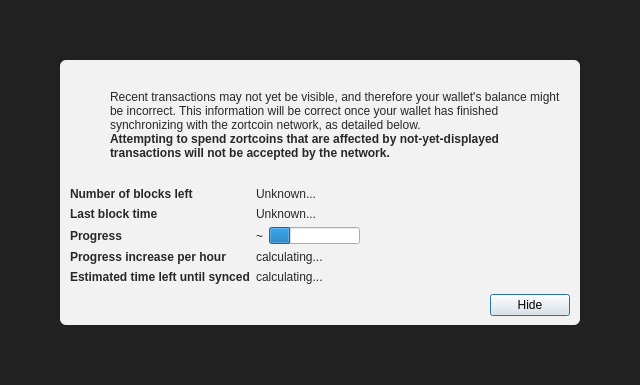
<?xml version="1.0" encoding="UTF-8"?>
<ui version="4.0">
 <class>ModalOverlay</class>
 <widget class="QWidget" name="ModalOverlay">
  <property name="geometry">
   <rect>
    <x>0</x>
    <y>0</y>
    <width>640</width>
    <height>385</height>
   </rect>
  </property>
  <property name="windowTitle">
   <string>Form</string>
  </property>
  <layout class="QVBoxLayout" name="verticalLayout" stretch="0">
   <property name="sizeConstraint">
    <enum>QLayout::SetDefaultConstraint</enum>
   </property>
   <property name="leftMargin">
    <number>0</number>
   </property>
   <property name="topMargin">
    <number>0</number>
   </property>
   <property name="rightMargin">
    <number>0</number>
   </property>
   <property name="bottomMargin">
    <number>0</number>
   </property>
   <item>
    <widget class="QWidget" name="bgWidget" native="true">
     <property name="styleSheet">
      <string notr="true">#bgWidget { background: rgba(0,0,0,220); }</string>
     </property>
     <layout class="QVBoxLayout" name="verticalLayoutMain" stretch="1">
      <property name="leftMargin">
       <number>60</number>
      </property>
      <property name="topMargin">
       <number>60</number>
      </property>
      <property name="rightMargin">
       <number>60</number>
      </property>
      <property name="bottomMargin">
       <number>60</number>
      </property>
      <item>
       <widget class="QWidget" name="contentWidget" native="true">
        <property name="styleSheet">
         <string notr="true">#contentWidget { background: rgba(255,255,255,240); border-radius: 6px; }

QLabel { color: rgb(40,40,40);  }</string>
        </property>
        <layout class="QVBoxLayout" name="verticalLayoutSub" stretch="1,0,0,0">
         <property name="spacing">
          <number>0</number>
         </property>
         <property name="leftMargin">
          <number>10</number>
         </property>
         <property name="topMargin">
          <number>10</number>
         </property>
         <property name="rightMargin">
          <number>10</number>
         </property>
         <property name="bottomMargin">
          <number>10</number>
         </property>
         <item>
          <layout class="QHBoxLayout" name="horizontalLayoutIconText" stretch="0,1">
           <property name="topMargin">
            <number>20</number>
           </property>
           <item>
            <layout class="QVBoxLayout" name="verticalLayoutIcon">
             <property name="leftMargin">
              <number>0</number>
             </property>
             <item>
              <widget class="QPushButton" name="warningIcon">
               <property name="enabled">
                <bool>false</bool>
               </property>
               <property name="text">
                <string/>
               </property>
               <property name="icon">
                <iconset>
                 <normaloff>:/icons/warning</normaloff>
                 <disabledoff>:/icons/warning</disabledoff>:/icons/warning</iconset>
               </property>
               <property name="iconSize">
                <size>
                 <width>48</width>
                 <height>48</height>
                </size>
               </property>
               <property name="flat">
                <bool>true</bool>
               </property>
              </widget>
             </item>
             <item>
              <spacer name="verticalSpacerWarningIcon">
               <property name="orientation">
                <enum>Qt::Vertical</enum>
               </property>
               <property name="sizeHint" stdset="0">
                <size>
                 <width>20</width>
                 <height>40</height>
                </size>
               </property>
              </spacer>
             </item>
            </layout>
           </item>
           <item>
            <layout class="QVBoxLayout" name="verticalLayoutInfoText">
             <property name="leftMargin">
              <number>0</number>
             </property>
             <property name="topMargin">
              <number>0</number>
             </property>
             <item>
              <widget class="QLabel" name="infoText">
               <property name="text">
                <string>Recent transactions may not yet be visible, and therefore your wallet's balance might be incorrect. This information will be correct once your wallet has finished synchronizing with the zortcoin network, as detailed below.</string>
               </property>
               <property name="textFormat">
                <enum>Qt::RichText</enum>
               </property>
               <property name="wordWrap">
                <bool>true</bool>
               </property>
              </widget>
             </item>
             <item>
              <widget class="QLabel" name="infoTextStrong">
               <property name="font">
                <font>
                 <weight>75</weight>
                 <bold>true</bold>
                </font>
               </property>
               <property name="text">
                <string>Attempting to spend zortcoins that are affected by not-yet-displayed transactions will not be accepted by the network.</string>
               </property>
               <property name="textFormat">
                <enum>Qt::RichText</enum>
               </property>
               <property name="wordWrap">
                <bool>true</bool>
               </property>
              </widget>
             </item>
             <item>
              <spacer name="verticalSpacerInTextSpace">
               <property name="orientation">
                <enum>Qt::Vertical</enum>
               </property>
               <property name="sizeHint" stdset="0">
                <size>
                 <width>20</width>
                 <height>40</height>
                </size>
               </property>
              </spacer>
             </item>
            </layout>
           </item>
          </layout>
         </item>
         <item>
          <spacer name="verticalSpacerAfterText">
           <property name="orientation">
            <enum>Qt::Vertical</enum>
           </property>
           <property name="sizeHint" stdset="0">
            <size>
             <width>20</width>
             <height>40</height>
            </size>
           </property>
          </spacer>
         </item>
         <item>
          <layout class="QFormLayout" name="formLayout">
           <property name="fieldGrowthPolicy">
            <enum>QFormLayout::FieldsStayAtSizeHint</enum>
           </property>
           <property name="horizontalSpacing">
            <number>6</number>
           </property>
           <property name="verticalSpacing">
            <number>6</number>
           </property>
           <property name="topMargin">
            <number>10</number>
           </property>
           <item row="0" column="0">
            <widget class="QLabel" name="labelNumberOfBlocksLeft">
             <property name="font">
              <font>
               <weight>75</weight>
               <bold>true</bold>
              </font>
             </property>
             <property name="text">
              <string>Number of blocks left</string>
             </property>
            </widget>
           </item>
           <item row="0" column="1">
            <widget class="QLabel" name="numberOfBlocksLeft">
             <property name="text">
              <string>Unknown...</string>
             </property>
            </widget>
           </item>
           <item row="1" column="0">
            <widget class="QLabel" name="labelLastBlockTime">
             <property name="font">
              <font>
               <weight>75</weight>
               <bold>true</bold>
              </font>
             </property>
             <property name="text">
              <string>Last block time</string>
             </property>
            </widget>
           </item>
           <item row="1" column="1">
            <widget class="QLabel" name="newestBlockDate">
             <property name="sizePolicy">
              <sizepolicy hsizetype="Maximum" vsizetype="Preferred">
               <horstretch>0</horstretch>
               <verstretch>0</verstretch>
              </sizepolicy>
             </property>
             <property name="text">
              <string>Unknown...</string>
             </property>
            </widget>
           </item>
           <item row="2" column="0">
            <widget class="QLabel" name="labelSyncDone">
             <property name="font">
              <font>
               <weight>75</weight>
               <bold>true</bold>
              </font>
             </property>
             <property name="text">
              <string>Progress</string>
             </property>
            </widget>
           </item>
           <item row="2" column="1">
            <layout class="QHBoxLayout" name="horizontalLayoutSync" stretch="0,1">
             <item>
              <widget class="QLabel" name="percentageProgress">
               <property name="text">
                <string notr="true">~</string>
               </property>
              </widget>
             </item>
             <item>
              <widget class="QProgressBar" name="progressBar">
               <property name="value">
                <number>24</number>
               </property>
               <property name="format">
                <string/>
               </property>
              </widget>
             </item>
            </layout>
           </item>
           <item row="4" column="0">
            <widget class="QLabel" name="labelProgressIncrease">
             <property name="font">
              <font>
               <weight>75</weight>
               <bold>true</bold>
              </font>
             </property>
             <property name="text">
              <string>Progress increase per hour</string>
             </property>
            </widget>
           </item>
           <item row="4" column="1">
            <widget class="QLabel" name="progressIncreasePerH">
             <property name="text">
              <string>calculating...</string>
             </property>
            </widget>
           </item>
           <item row="5" column="0">
            <widget class="QLabel" name="labelEstimatedTimeLeft">
             <property name="font">
              <font>
               <weight>75</weight>
               <bold>true</bold>
              </font>
             </property>
             <property name="text">
              <string>Estimated time left until synced</string>
             </property>
            </widget>
           </item>
           <item row="5" column="1">
            <widget class="QLabel" name="expectedTimeLeft">
             <property name="text">
              <string>calculating...</string>
             </property>
            </widget>
           </item>
          </layout>
         </item>
         <item>
          <layout class="QHBoxLayout" name="horizontalLayoutButtons">
           <property name="leftMargin">
            <number>10</number>
           </property>
           <property name="topMargin">
            <number>10</number>
           </property>
           <item>
            <spacer name="horizontalSpacer">
             <property name="orientation">
              <enum>Qt::Horizontal</enum>
             </property>
             <property name="sizeHint" stdset="0">
              <size>
               <width>40</width>
               <height>20</height>
              </size>
             </property>
            </spacer>
           </item>
           <item>
            <widget class="QPushButton" name="closeButton">
             <property name="text">
              <string>Hide</string>
             </property>
             <property name="shortcut">
              <string>Esc</string>
             </property>
             <property name="focusPolicy">
              <enum>Qt::StrongFocus</enum>
             </property>
             <property name="default">
              <bool>true</bool>
             </property>
            </widget>
           </item>
          </layout>
         </item>
        </layout>
       </widget>
      </item>
     </layout>
    </widget>
   </item>
  </layout>
 </widget>
 <resources/>
 <connections/>
</ui>
